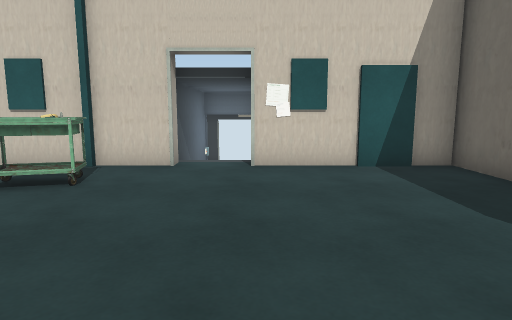
[1] (above)

12 first-person views from a walk through a scene from a Unity 3-D project. The camera is 1.2 m above the floor, tilts 8° down and sees 75° across. The floor is counted in squares, 1 m on a side. Each view is taken from the middle of a square. On the plan, view 1 faces up. The plan holds only what a view shows up to about 14 squares ahead; the rest is blank. The player is left out. Door leaves are left out, so doorways stand open.

[2]
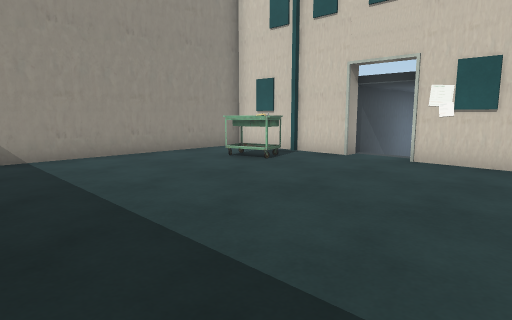

[3]
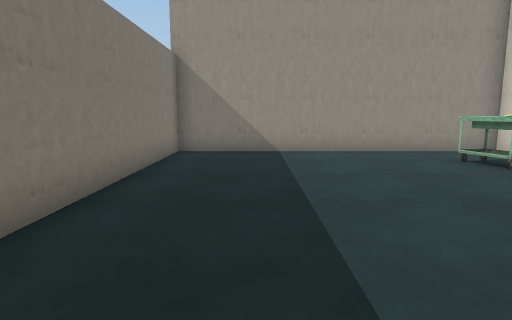

[4]
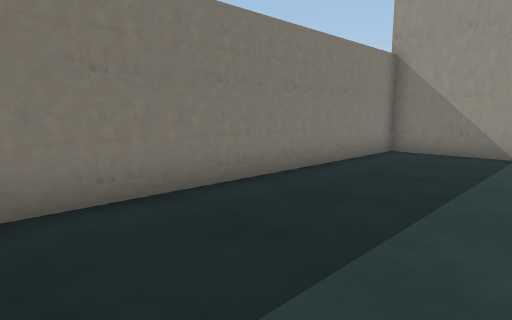

[5]
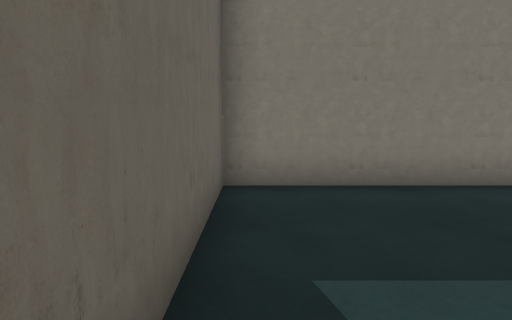

[6]
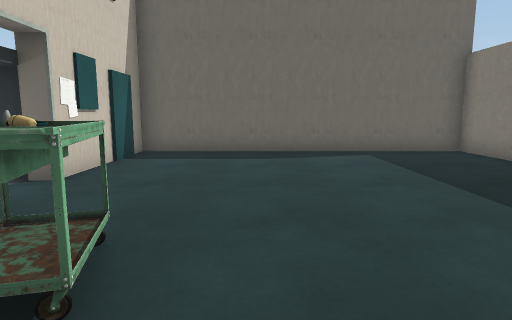

[7]
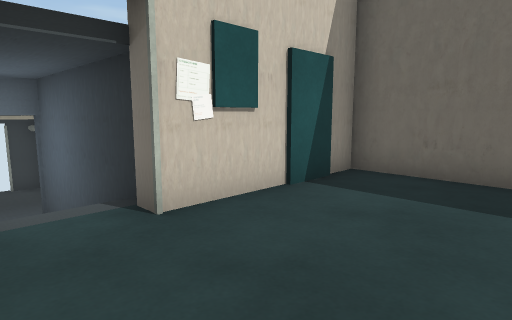

[8]
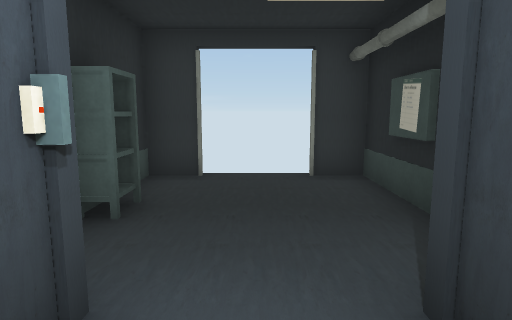

[9]
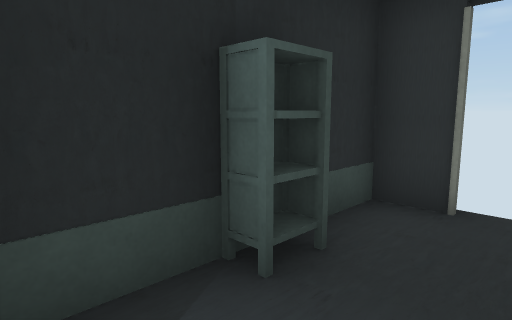

[10]
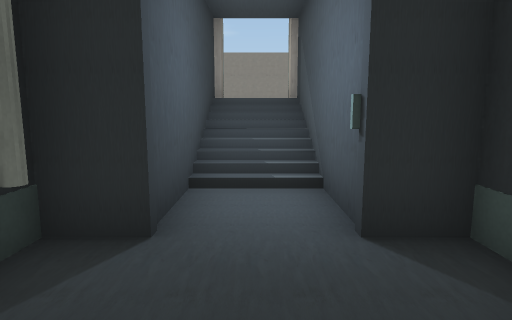

[11]
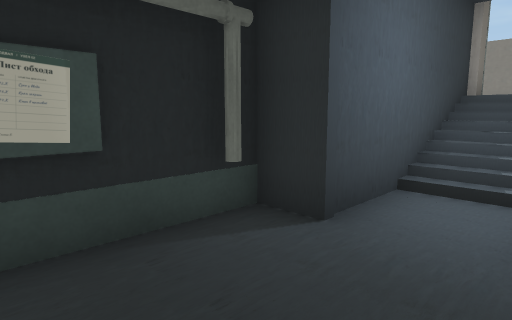

[12]
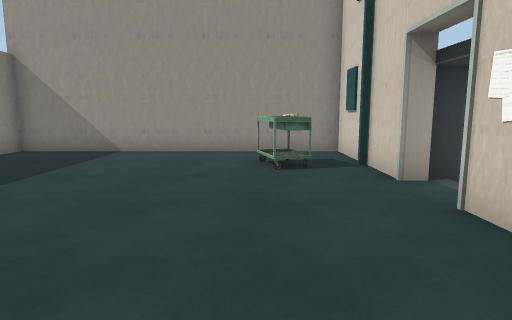

### Floor plan
Key: @ floor where view 1 was taken; # wall or solid block; . main floor; - floor 1.5 m lower than the main floor; / step, stairs or slope; D open door; O other object.
Columns run from 7 left of view 1 to 5 right of it. Each row starts with its distance up from view 1.
 19     #DDD#
 18     #DDD#
 17     #---#
 16     O---#
 15     #---#
 14     #O-##
 13     ##-#
 12      #-#
 11      #/#
 10      #/#
  9      #/#
  8 #####DDD#####
  7 #...........#
  6 #..OO.......#
  5 #..O........#
  4 #...........#
  3 #...........#
  2 #...........#
  1 #...........#
  0 #......@....#
 -1 #...........#
 -2 #...........#
 -3 #############

Positions as (right, up) in squares from view 1, and headings:
1: (0, 0), facing up
2: (3, -1), facing up-left
3: (4, 0), facing left
4: (4, 2), facing down-left
5: (4, 3), facing down
6: (-6, 4), facing right
7: (-2, 4), facing up-right
8: (-1, 12), facing up
9: (-1, 14), facing up-left
10: (-1, 17), facing down
11: (-2, 17), facing down-right
12: (4, 5), facing left
